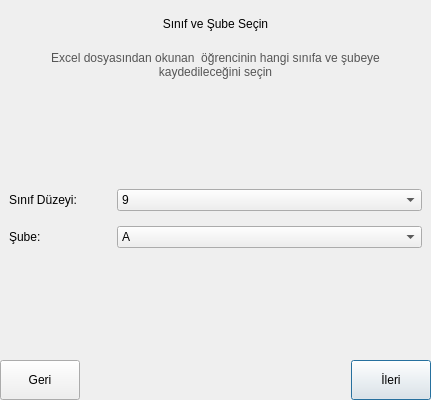
<?xml version="1.0" encoding="UTF-8"?>
<ui version="4.0">
 <class>ikoOSKAR::UI::MIClassPickerUi</class>
 <widget class="QWidget" name="ikoOSKAR::UI::MIClassPickerUi">
  <property name="geometry">
   <rect>
    <x>0</x>
    <y>0</y>
    <width>431</width>
    <height>400</height>
   </rect>
  </property>
  <property name="windowTitle">
   <string>Form</string>
  </property>
  <layout class="QVBoxLayout" name="verticalLayout">
   <property name="leftMargin">
    <number>0</number>
   </property>
   <property name="topMargin">
    <number>0</number>
   </property>
   <property name="rightMargin">
    <number>0</number>
   </property>
   <property name="bottomMargin">
    <number>0</number>
   </property>
   <item>
    <widget class="QFrame" name="frame_2">
     <property name="frameShape">
      <enum>QFrame::NoFrame</enum>
     </property>
     <property name="frameShadow">
      <enum>QFrame::Raised</enum>
     </property>
     <layout class="QVBoxLayout" name="verticalLayout_2">
      <item>
       <widget class="QLabel" name="lblHeader">
        <property name="minimumSize">
         <size>
          <width>0</width>
          <height>30</height>
         </size>
        </property>
        <property name="maximumSize">
         <size>
          <width>16777215</width>
          <height>30</height>
         </size>
        </property>
        <property name="text">
         <string>Sınıf ve Şube Seçin</string>
        </property>
        <property name="alignment">
         <set>Qt::AlignCenter</set>
        </property>
       </widget>
      </item>
      <item>
       <widget class="QLabel" name="lblDescription">
        <property name="minimumSize">
         <size>
          <width>0</width>
          <height>40</height>
         </size>
        </property>
        <property name="maximumSize">
         <size>
          <width>16777215</width>
          <height>40</height>
         </size>
        </property>
        <property name="styleSheet">
         <string notr="true">color: #555;</string>
        </property>
        <property name="text">
         <string>Excel dosyasından okunan &lt;n&gt; öğrencinin hangi sınıfa ve şubeye kaydedileceğini seçin</string>
        </property>
        <property name="alignment">
         <set>Qt::AlignCenter</set>
        </property>
        <property name="wordWrap">
         <bool>true</bool>
        </property>
       </widget>
      </item>
      <item>
       <widget class="QWidget" name="wdgFiller" native="true"/>
      </item>
     </layout>
    </widget>
   </item>
   <item>
    <widget class="QFrame" name="frame">
     <property name="frameShape">
      <enum>QFrame::NoFrame</enum>
     </property>
     <property name="lineWidth">
      <number>0</number>
     </property>
     <layout class="QFormLayout" name="formLayout">
      <property name="horizontalSpacing">
       <number>40</number>
      </property>
      <property name="verticalSpacing">
       <number>15</number>
      </property>
      <item row="0" column="1">
        <widget class="QComboBox" name="cmbGrade">
          <property name="currentIndex">
           <number>0</number>
          </property>
          <property name="maxVisibleItems">
           <number>9</number>
          </property>
          <item>
           <property name="text">
            <string>9</string>
           </property>
          </item>
          <item>
           <property name="text">
            <string>10</string>
           </property>
          </item>
          <item>
           <property name="text">
            <string>11</string>
           </property>
          </item>
          <item>
           <property name="text">
            <string>12</string>
          </property>
          </item>
         </widget>
      </item>
      <item row="1" column="0">
       <widget class="QLabel" name="lblSection">
        <property name="text">
         <string>Şube:</string>
        </property>
       </widget>
      </item>
      <item row="1" column="1">
       <widget class="QComboBox" name="cmbSection">
        <property name="currentIndex">
         <number>0</number>
        </property>
        <property name="maxVisibleItems">
         <number>9</number>
        </property>
        <item>
         <property name="text">
          <string>A</string>
         </property>
        </item>
        <item>
         <property name="text">
          <string>B</string>
         </property>
        </item>
        <item>
         <property name="text">
          <string>C</string>
         </property>
        </item>
        <item>
         <property name="text">
          <string>D</string>
         </property>
        </item>
        <item>
         <property name="text">
          <string>E</string>
         </property>
        </item>
        <item>
         <property name="text">
          <string>F</string>
         </property>
        </item>
        <item>
         <property name="text">
          <string>G</string>
         </property>
        </item>
        <item>
         <property name="text">
          <string>H</string>
         </property>
        </item>
        <item>
         <property name="text">
          <string>I</string>
         </property>
        </item>
        <item>
         <property name="text">
          <string>J</string>
         </property>
        </item>
        <item>
         <property name="text">
          <string>K</string>
         </property>
        </item>
        <item>
         <property name="text">
          <string>L</string>
         </property>
        </item>
        <item>
         <property name="text">
          <string>M</string>
         </property>
        </item>
        <item>
         <property name="text">
          <string>N</string>
         </property>
        </item>
        <item>
         <property name="text">
          <string>O</string>
         </property>
        </item>
        <item>
         <property name="text">
          <string>P</string>
         </property>
        </item>
        <item>
         <property name="text">
          <string>Q</string>
         </property>
        </item>
        <item>
         <property name="text">
          <string>R</string>
         </property>
        </item>
        <item>
         <property name="text">
          <string>S</string>
         </property>
        </item>
        <item>
         <property name="text">
          <string>T</string>
         </property>
        </item>
        <item>
         <property name="text">
          <string>U</string>
         </property>
        </item>
        <item>
         <property name="text">
          <string>V</string>
         </property>
        </item>
        <item>
         <property name="text">
          <string>W</string>
         </property>
        </item>
        <item>
         <property name="text">
          <string>X</string>
         </property>
        </item>
        <item>
         <property name="text">
          <string>Y</string>
         </property>
        </item>
        <item>
         <property name="text">
          <string>Z</string>
         </property>
        </item>
       </widget>
      </item>
      <item row="0" column="0">
       <widget class="QLabel" name="lblGrade">
        <property name="text">
         <string>Sınıf Düzeyi:</string>
        </property>
       </widget>
      </item>
     </layout>
    </widget>
   </item>
   <item>
    <widget class="QFrame" name="frame_3">
     <property name="maximumSize">
      <size>
       <width>16777215</width>
       <height>40</height>
      </size>
     </property>
     <property name="frameShape">
      <enum>QFrame::NoFrame</enum>
     </property>
     <property name="frameShadow">
      <enum>QFrame::Raised</enum>
     </property>
     <layout class="QHBoxLayout" name="horizontalLayout">
      <property name="leftMargin">
       <number>0</number>
      </property>
      <property name="topMargin">
       <number>0</number>
      </property>
      <property name="rightMargin">
       <number>0</number>
      </property>
      <property name="bottomMargin">
       <number>0</number>
      </property>
      <item>
       <widget class="QPushButton" name="btnPrev">
        <property name="minimumSize">
         <size>
          <width>0</width>
          <height>40</height>
         </size>
        </property>
        <property name="text">
         <string>  Geri  </string>
        </property>
        <property name="icon">
         <iconset>
          <normaloff>:/arrow-left.png</normaloff>:/arrow-left.png</iconset>
        </property>
        <property name="iconSize">
         <size>
          <width>22</width>
          <height>22</height>
         </size>
        </property>
       </widget>
      </item>
      <item>
       <spacer name="horizontalSpacer">
        <property name="orientation">
         <enum>Qt::Horizontal</enum>
        </property>
        <property name="sizeHint" stdset="0">
         <size>
          <width>40</width>
          <height>20</height>
         </size>
        </property>
       </spacer>
      </item>
      <item>
       <widget class="QPushButton" name="btnNext">
        <property name="minimumSize">
         <size>
          <width>0</width>
          <height>40</height>
         </size>
        </property>
        <property name="layoutDirection">
         <enum>Qt::RightToLeft</enum>
        </property>
        <property name="text">
         <string>  İleri  </string>
        </property>
        <property name="icon">
         <iconset>
          <normaloff>:/arrow-right.png</normaloff>:/arrow-right.png</iconset>
        </property>
        <property name="iconSize">
         <size>
          <width>22</width>
          <height>22</height>
         </size>
        </property>
        <property name="autoDefault">
         <bool>true</bool>
        </property>
        <property name="default">
         <bool>true</bool>
        </property>
       </widget>
      </item>
     </layout>
    </widget>
   </item>
  </layout>
 </widget>
 <resources/>
 <connections/>
</ui>
